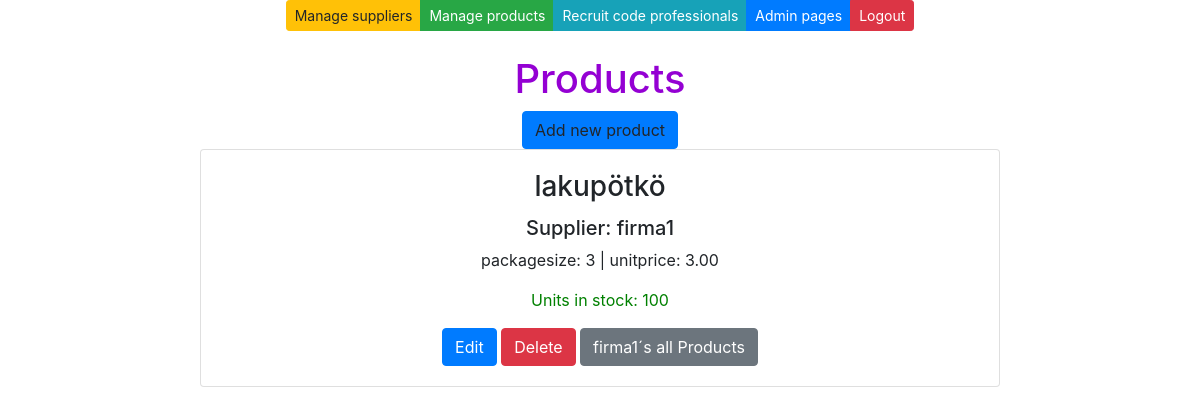
The page /products/ (signed in) on the database as committed earlier.
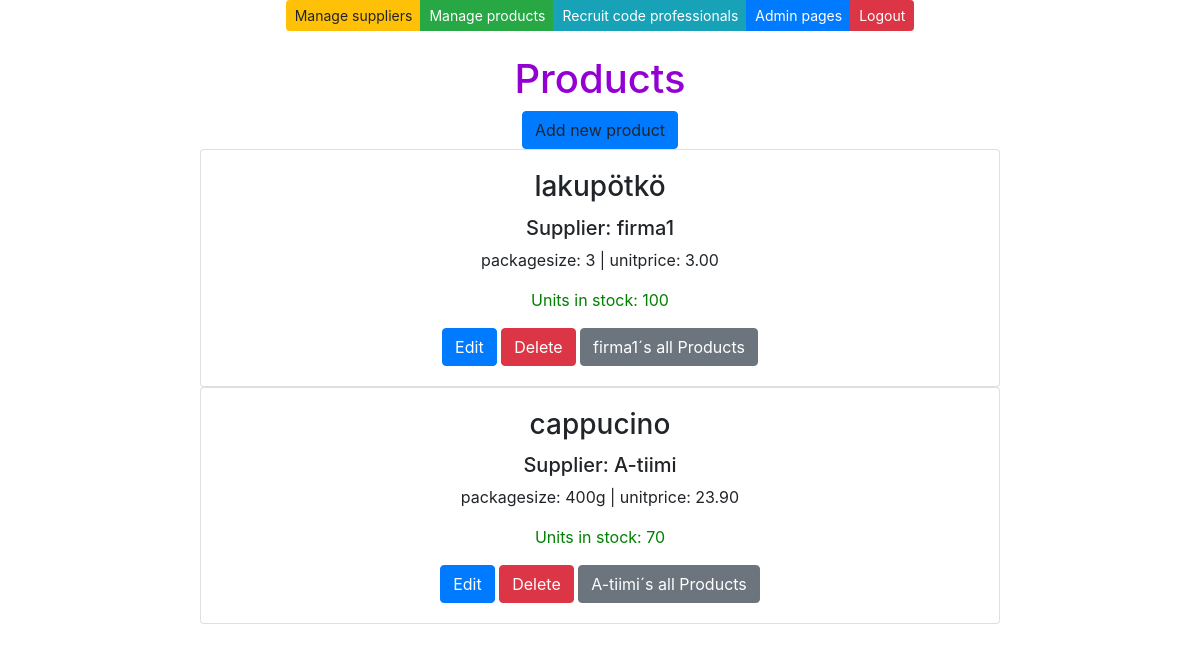
The same page on the database as committed later.
### app/models.py (models this page shows, shortened)
class Product(models.Model):
    productname = models.CharField(max_length = 20, default="laku")
    packagesize = models.CharField(max_length = 20, default=3)
    unitprice = models.DecimalField(max_digits = 8, decimal_places = 2, default=1.00)
    unitsinstock = models.IntegerField(default=3)
    supplier = models.ForeignKey(Supplier, on_delete=models.CASCADE)

class Supplier(models.Model):
    companyname = models.CharField(max_length = 50, default="firma")
    contactname = models.CharField(max_length = 50, default="firma")
    address = models.CharField(max_length = 100, default="firma")
    phone = models.CharField(max_length = 20, default="firma")
    email = models.CharField(max_length = 50, default="firma")
    country = models.CharField(max_length = 50, default="firma")

### app/views.py (the view)
# urls.py: path('products/', productlistview),
def productlistview(request):
    if not request.user.is_authenticated:
        return render(request, 'loginpage.html')
    else:
        productlist = Product.objects.all()
        supplierlist = Supplier.objects.all()
        context = {'products': productlist,'suppliers': supplierlist}
        return render (request, "productlist.html", context)

### app/templates/productlist.html (shortened to what this page needs)
{% extends 'index.html' %}
{% block content %}
<br />
<br />
<h1>Products</h1>
<a onclick="showaddform()" class="btn btn-primary">Add new product</a>
{% for p in products %}
<div class="card" style="width: 50rem;">
    <div class="card-body">
        <h3 class="card-title">{{p.productname}} </h3>
        <h5 class="card-text">Supplier: {{p.supplier.companyname}}</h5>
        <p class="card-text">packagesize: {{p.packagesize}} | unitprice: {{p.unitprice}}</p>
        <p class="card-text" style="color: green;">Units in stock: {{p.unitsinstock}}</p>
        <a href="/edit-product-get/{{p.id}}/" class="btn btn-primary">Edit</a>
        <a href="/confirm-delete-product/{{p.id}}/" class="btn btn-danger">Delete</a>
        <a href="/products-by-supplier/{{p.supplier.id}}/" class="btn btn-secondary">{{p.supplier.companyname}}´s all Products</a>
    </div>
</div>
{% empty %}
<div class="card" style="width: 50rem;">
    <div class="card-body">
        <p class="card-text">No products found in the database</p>
    </div>
</div>
{% endfor %}
{% endblock %}

Rows that differ between the two databases and show on the page:
added Product: productname "cappucino", supplier.companyname "A-tiimi", packagesize "400g", unitprice "23.90", unitsinstock "70"
